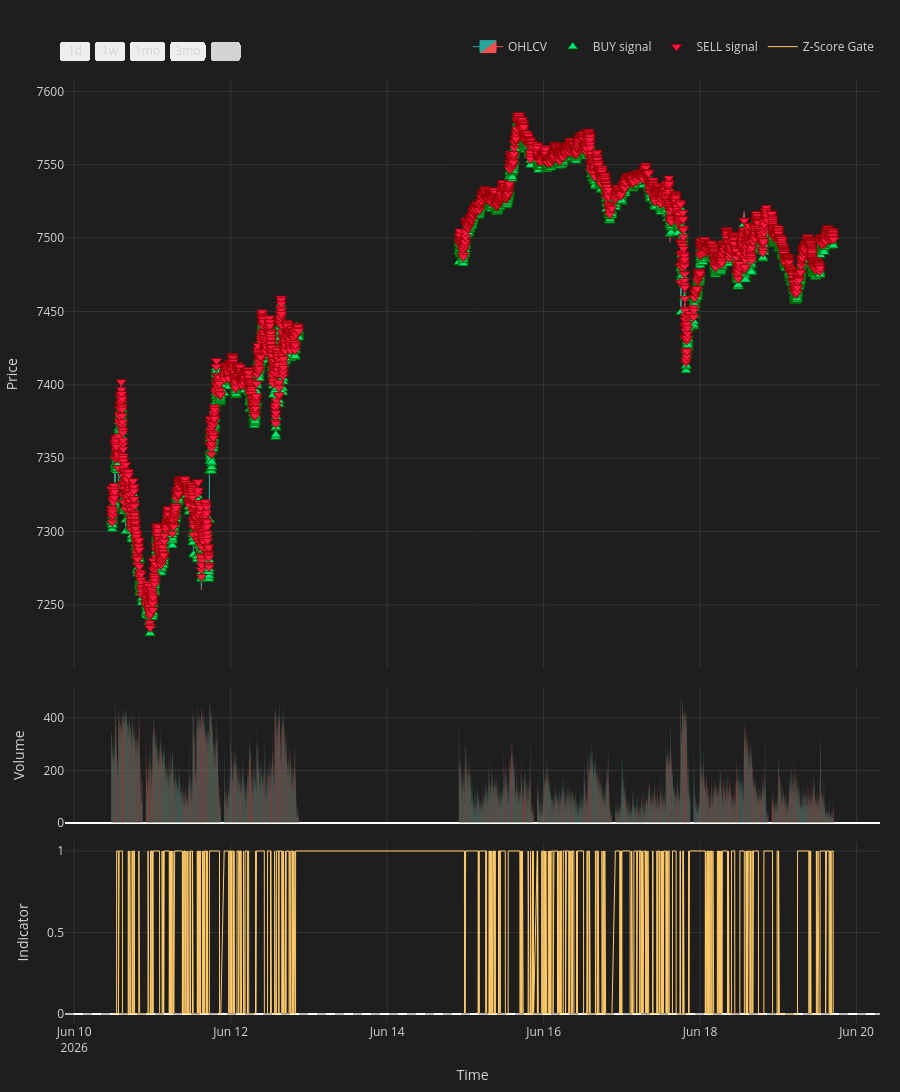

The code cell stored with this chart in its notebook:
### Code cell
from talib import EMA as talib_EMA
from Learn.labels import super_smoother
from plotly.subplots import make_subplots
import plotly.graph_objects as go

# ── Build chart dataframe ─────────────────────────────────────────────────────
df_chart = df[['Time', 'Open', 'High', 'Low', 'Close', 'Volume']].copy().tail(10_000).reset_index(drop=True)
sig_cols = ['Time', 'signal', 'pred_long', 'pred_short', 'pred_signed']
df_chart = df_chart.merge(df_gated[sig_cols], on='Time', how='left')
df_chart['signal'] = df_chart['signal'].fillna(0).astype(int)
# df_chart['regime'] = df_chart['regime'].fillna(0)

df_chart['z_score'] = (df_chart['Close'] - df_chart['Close'].rolling(100).mean()) / df_chart['Close'].rolling(100).std()
df_chart['z_score_binary'] = (df_chart['z_score'] > 0).astype(int)

# ── Compute regime EMA and slope (same as causal_market_regime internals) ──────
ma_period        = regime_params.get('ma_period', 21)
slope_smoothness = regime_params.get('slope_smoothness', 1)

ma_arr = talib_EMA(df_chart['Close'].values.astype(float), timeperiod=ma_period)
ma_s   = pd.Series(ma_arr, index=df_chart.index)
slope  = ma_s.diff() / ma_s
df_chart['regime_ma'] = ma_s
df_chart['slope_sm']  = super_smoother(slope, period=max(slope_smoothness, 2))

buy_bars  = df_chart[df_chart['signal'] ==  1]
sell_bars = df_chart[df_chart['signal'] == -1]

atr_series = df_chart['High'].rolling(14).mean() - df_chart['Low'].rolling(14).mean()
offset     = float(atr_series.mean()) * 0.5

vol_colors = np.where(df_chart['Close'] >= df_chart['Open'], '#26a69a', '#ef5350')

fig = make_subplots(rows=3, cols=1, shared_xaxes=True,
                    row_heights=[0.65, 0.15, 0.20], vertical_spacing=0.02)

# ── Row 1: Candlesticks ───────────────────────────────────────────────────────
fig.add_trace(go.Candlestick(
    x=df_chart['Time'], open=df_chart['Open'], high=df_chart['High'],
    low=df_chart['Low'], close=df_chart['Close'], name='OHLCV',
    increasing_line_color='#26a69a', decreasing_line_color='#ef5350',
    increasing_fillcolor='#26a69a', decreasing_fillcolor='#ef5350',
    line=dict(width=1), hoverinfo='skip'), row=1, col=1)

# ── Row 1: Regime-coloured MA ─────────────────────────────────────────────────
# for regime_val, color, label in [
#     ( 1, '#26a69a', 'MA Uptrend'),
#     ( 0, '#888888', 'MA Range'),
#     (-1, '#ef5350', 'MA Downtrend'),
# ]:
#     fig.add_trace(go.Scatter(
#         x=df_chart['Time'],
#         y=df_chart['regime_ma'].where(df_chart['regime'] == regime_val),
#         mode='lines', line=dict(width=2, color=color),
#         name=label, hoverinfo='skip',
#     ), row=1, col=1)

# ── Row 1: BUY / SELL signal markers ─────────────────────────────────────────
fig.add_trace(go.Scatter(
    x=buy_bars['Time'], y=buy_bars['Low'] - offset, mode='markers',
    marker=dict(symbol='triangle-up', size=9, color='#00e676',
                line=dict(color='darkgreen', width=0.8)),
    name='BUY signal', hoverinfo='skip'), row=1, col=1)

fig.add_trace(go.Scatter(
    x=sell_bars['Time'], y=sell_bars['High'] + offset, mode='markers',
    marker=dict(symbol='triangle-down', size=9, color='#ff1744',
                line=dict(color='darkred', width=0.8)),
    name='SELL signal', hoverinfo='skip'), row=1, col=1)

# ── Row 2: Volume ─────────────────────────────────────────────────────────────
fig.add_trace(go.Bar(x=df_chart['Time'], y=df_chart['Volume'],
    marker_color=vol_colors, marker_line_width=0,
    name='Volume', hoverinfo='skip', showlegend=False), row=2, col=1)

# ── Row 3: Z-Score & Donchian ───────────────────────────────────────────────────
# fig.add_trace(go.Scatter(
#     x=df_chart['Time'], y=df_chart['z_score'],
#     mode='lines', line=dict(width=1, color='#82aaff'),
#     name='Z-Score', hoverinfo='skip',
# ), row=3, col=1)

fig.add_trace(go.Scatter(
    x=df_chart['Time'], y=df_chart['z_score_binary'],
    mode='lines', line=dict(width=1, color='#ffcb6b'),
    name='Z-Score Gate', hoverinfo='skip',
), row=3, col=1)

fig.add_hline(y=0, line=dict(color='#555555', width=0.8, dash='dash'), row=3, col=1)

fig.update_layout(
    xaxis=dict(rangeslider=dict(visible=False),
               rangeselector=dict(buttons=[
                   dict(count=1, label='1d', step='day', stepmode='backward'),
                   dict(count=7, label='1w', step='day', stepmode='backward'),
                   dict(count=1, label='1mo', step='month', stepmode='backward'),
                   dict(count=3, label='3mo', step='month', stepmode='backward'),
                   dict(step='all', label='All'),
               ]), type='date'),
    xaxis3=dict(title='Time'),
    yaxis=dict(title='Price', fixedrange=False),
    yaxis2=dict(title='Volume', fixedrange=True),
    yaxis3=dict(title='Indicator', fixedrange=True),
    legend=dict(orientation='h', yanchor='bottom', y=1.02, xanchor='right', x=1),
    height=1300, margin=dict(l=60, r=20, t=80, b=60), hovermode=False,
    paper_bgcolor='#1e1e1e', plot_bgcolor='#1e1e1e', font=dict(color='#d4d4d4'),
    xaxis_gridcolor='#333', yaxis_gridcolor='#333',
    xaxis2_gridcolor='#333', yaxis2_gridcolor='#333',
    xaxis3_gridcolor='#333', yaxis3_gridcolor='#333',
)
fig.show()

### Figure 1 — Plotly figure (JSON) as saved in the notebook; plotly's stock layout.template omitted (floating-point values rounded to 4 significant figures; data arrays with more than 128 entries replaced by an {"elided": "..."} marker saying what was removed)
{"data": [{"close": {"elided": "9986 float values"}, "decreasing": {"fillcolor": "#ef5350", "line": {"color": "#ef5350"}}, "high": {"elided": "9986 float values"}, "hoverinfo": "skip", "increasing": {"fillcolor": "#26a69a", "line": {"color": "#26a69a"}}, "line": {"width": 1}, "low": {"elided": "9986 float values"}, "name": "OHLCV", "open": {"elided": "9986 float values"}, "type": "candlestick", "x": {"elided": "9986 str values"}, "xaxis": "x", "yaxis": "y"}, {"hoverinfo": "skip", "marker": {"color": "#00e676", "line": {"color": "darkgreen", "width": 0.8}, "size": 9, "symbol": "triangle-up"}, "mode": "markers", "name": "BUY signal", "type": "scatter", "x": {"elided": "4756 str values"}, "xaxis": "x", "y": {"elided": "4756 float values"}, "yaxis": "y"}, {"hoverinfo": "skip", "marker": {"color": "#ff1744", "line": {"color": "darkred", "width": 0.8}, "size": 9, "symbol": "triangle-down"}, "mode": "markers", "name": "SELL signal", "type": "scatter", "x": {"elided": "3594 str values"}, "xaxis": "x", "y": {"elided": "3594 float values"}, "yaxis": "y"}, {"hoverinfo": "skip", "marker": {"color": {"elided": "9986 str values"}, "line": {"width": 0}}, "name": "Volume", "showlegend": false, "type": "bar", "x": {"elided": "9986 str values"}, "xaxis": "x2", "y": {"elided": "9986 int values"}, "yaxis": "y2"}, {"hoverinfo": "skip", "line": {"color": "#ffcb6b", "width": 1}, "mode": "lines", "name": "Z-Score Gate", "type": "scatter", "x": {"elided": "9986 str values"}, "xaxis": "x3", "y": {"elided": "9986 int values"}, "yaxis": "y3"}], "layout": {"font": {"color": "#d4d4d4"}, "height": 1300, "hovermode": false, "legend": {"orientation": "h", "x": 1, "xanchor": "right", "y": 1.02, "yanchor": "bottom"}, "margin": {"b": 60, "l": 60, "r": 20, "t": 80}, "paper_bgcolor": "#1e1e1e", "plot_bgcolor": "#1e1e1e", "shapes": [{"line": {"color": "#555555", "dash": "dash", "width": 0.8}, "type": "line", "x0": 0, "x1": 1, "xref": "x3 domain", "y0": 0, "y1": 0, "yref": "y3"}], "xaxis": {"anchor": "y", "domain": [0, 1], "gridcolor": "#333", "matches": "x3", "rangeselector": {"buttons": [{"count": 1, "label": "1d", "step": "day", "stepmode": "backward"}, {"count": 7, "label": "1w", "step": "day", "stepmode": "backward"}, {"count": 1, "label": "1mo", "step": "month", "stepmode": "backward"}, {"count": 3, "label": "3mo", "step": "month", "stepmode": "backward"}, {"label": "All", "step": "all"}]}, "rangeslider": {"visible": false}, "showticklabels": false, "type": "date"}, "xaxis2": {"anchor": "y2", "domain": [0, 1], "gridcolor": "#333", "matches": "x3", "showticklabels": false}, "xaxis3": {"anchor": "y3", "domain": [0, 1], "gridcolor": "#333", "title": {"text": "Time"}}, "yaxis": {"anchor": "x", "domain": [0.376, 1], "fixedrange": false, "gridcolor": "#333", "title": {"text": "Price"}}, "yaxis2": {"anchor": "x2", "domain": [0.212, 0.356], "fixedrange": true, "gridcolor": "#333", "title": {"text": "Volume"}}, "yaxis3": {"anchor": "x3", "domain": [0, 0.192], "fixedrange": true, "gridcolor": "#333", "title": {"text": "Indicator"}}}}
